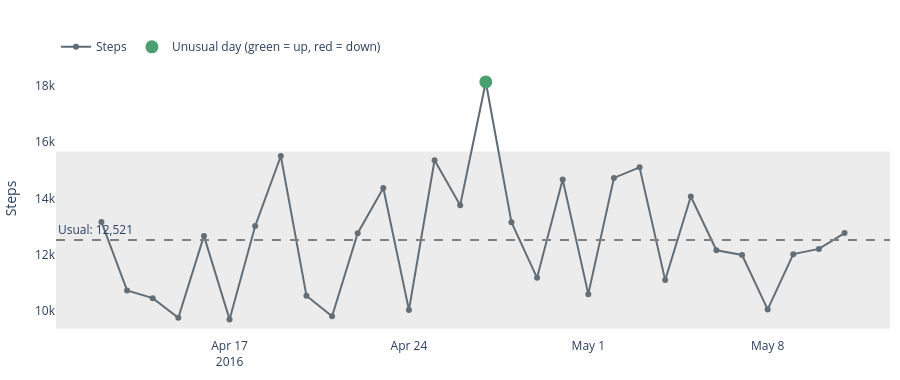

The cell this chart's notebook holds for it:
### Markdown cell above
### Unusual Days

### Code cell
display(bi.significant_changes(df).round(1))
bi.significant_change_chart(df, "steps").show()

### Figure 1 — Plotly figure (JSON) as saved in the notebook; plotly's stock layout.template omitted (floating-point values rounded to 4 significant figures)
{"data": [{"line": {"color": "#5f6b76"}, "mode": "lines+markers", "name": "Steps", "type": "scatter", "x": ["2016-04-12T00:00:00.000000", "2016-04-13T00:00:00.000000", "2016-04-14T00:00:00.000000", "2016-04-15T00:00:00.000000", "2016-04-16T00:00:00.000000", "2016-04-17T00:00:00.000000", "2016-04-18T00:00:00.000000", "2016-04-19T00:00:00.000000", "2016-04-20T00:00:00.000000", "2016-04-21T00:00:00.000000", "2016-04-22T00:00:00.000000", "2016-04-23T00:00:00.000000", "2016-04-24T00:00:00.000000", "2016-04-25T00:00:00.000000", "2016-04-26T00:00:00.000000", "2016-04-27T00:00:00.000000", "2016-04-28T00:00:00.000000", "2016-04-29T00:00:00.000000", "2016-04-30T00:00:00.000000", "2016-05-01T00:00:00.000000", "2016-05-02T00:00:00.000000", "2016-05-03T00:00:00.000000", "2016-05-04T00:00:00.000000", "2016-05-05T00:00:00.000000", "2016-05-06T00:00:00.000000", "2016-05-07T00:00:00.000000", "2016-05-08T00:00:00.000000", "2016-05-09T00:00:00.000000", "2016-05-10T00:00:00.000000", "2016-05-11T00:00:00.000000"], "y": [13160.0, 10740.0, 10460.0, 9762.0, 12670.0, 9705.0, 13020.0, 15510.0, 10540.0, 9819.0, 12760.0, 14370.0, 10040.0, 15360.0, 13760.0, 18130.0, 13150.0, 11180.0, 14670.0, 10600.0, 14730.0, 15100.0, 11100.0, 14070.0, 12160.0, 11990.0, 10060.0, 12020.0, 12210.0, 12770.0]}, {"marker": {"color": ["#4c9f70"], "size": 13}, "mode": "markers", "name": "Unusual day (green = up, red = down)", "type": "scatter", "x": ["2016-04-27T00:00:00.000000"], "y": [18130.0]}], "layout": {"annotations": [{"showarrow": false, "text": "Usual: 12,521", "x": 0, "xanchor": "left", "xref": "x domain", "y": 12520.0, "yanchor": "bottom", "yref": "y"}], "height": 380, "legend": {"orientation": "h", "y": 1.1}, "margin": {"b": 20, "l": 10, "r": 10, "t": 60}, "plot_bgcolor": "rgba(0,0,0,0)", "shapes": [{"fillcolor": "grey", "line": {"width": 0}, "opacity": 0.15, "type": "rect", "x0": 0, "x1": 1, "xref": "x domain", "y0": 9371.0, "y1": 15670.0, "yref": "y"}, {"line": {"color": "grey", "dash": "dash"}, "type": "line", "x0": 0, "x1": 1, "xref": "x domain", "y0": 12520.0, "y1": 12520.0, "yref": "y"}], "yaxis": {"title": {"text": "Steps"}}}}
